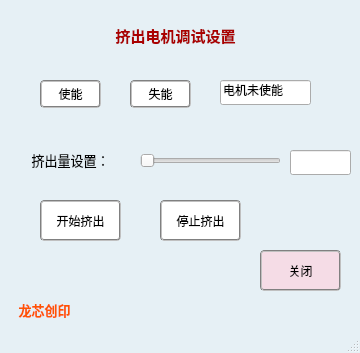
<?xml version="1.0" encoding="UTF-8"?>
<ui version="4.0">
 <class>E_window</class>
 <widget class="QMainWindow" name="E_window">
  <property name="geometry">
   <rect>
    <x>0</x>
    <y>0</y>
    <width>360</width>
    <height>353</height>
   </rect>
  </property>
  <property name="windowTitle">
   <string>MainWindow</string>
  </property>
  <property name="styleSheet">
   <string notr="true">#E_window{background-color: rgb(230, 240, 245);}</string>
  </property>
  <widget class="QWidget" name="centralwidget">
   <widget class="QPushButton" name="pushButton">
    <property name="geometry">
     <rect>
      <x>260</x>
      <y>250</y>
      <width>81</width>
      <height>41</height>
     </rect>
    </property>
    <property name="styleSheet">
     <string notr="true">border:2px groove gray;border-radius:
4px;padding:2px 4px;
background-color: rgb(245, 220, 230);</string>
    </property>
    <property name="text">
     <string>关闭</string>
    </property>
   </widget>
   <widget class="QLineEdit" name="lineEdit">
    <property name="geometry">
     <rect>
      <x>290</x>
      <y>150</y>
      <width>61</width>
      <height>25</height>
     </rect>
    </property>
   </widget>
   <widget class="QLabel" name="label">
    <property name="geometry">
     <rect>
      <x>20</x>
      <y>150</y>
      <width>101</width>
      <height>21</height>
     </rect>
    </property>
    <property name="font">
     <font>
      <family>微软雅黑</family>
     </font>
    </property>
    <property name="text">
     <string>&lt;html&gt;&lt;head/&gt;&lt;body&gt;&lt;p align=&quot;center&quot;&gt;&lt;span style=&quot; font-size:10pt; color:#000000;&quot;&gt;挤出量设置：&lt;/span&gt;&lt;/p&gt;&lt;/body&gt;&lt;/html&gt;</string>
    </property>
   </widget>
   <widget class="QLabel" name="label_4">
    <property name="geometry">
     <rect>
      <x>100</x>
      <y>10</y>
      <width>151</width>
      <height>51</height>
     </rect>
    </property>
    <property name="font">
     <font>
      <family>黑体</family>
     </font>
    </property>
    <property name="text">
     <string>&lt;html&gt;&lt;head/&gt;&lt;body&gt;&lt;p align=&quot;center&quot;&gt;&lt;span style=&quot; font-size:11pt; font-weight:700; color:#aa0000;&quot;&gt;挤出电机调试设置&lt;/span&gt;&lt;/p&gt;&lt;/body&gt;&lt;/html&gt;</string>
    </property>
   </widget>
   <widget class="QPushButton" name="get_button">
    <property name="geometry">
     <rect>
      <x>40</x>
      <y>80</y>
      <width>61</width>
      <height>28</height>
     </rect>
    </property>
    <property name="styleSheet">
     <string notr="true">border:2px groove gray;border-radius:
4px;padding:2px 4px;
background-color: rgb(255, 255, 255);</string>
    </property>
    <property name="text">
     <string>使能</string>
    </property>
   </widget>
   <widget class="QSlider" name="horizontalSlider">
    <property name="geometry">
     <rect>
      <x>140</x>
      <y>150</y>
      <width>141</width>
      <height>22</height>
     </rect>
    </property>
    <property name="maximum">
     <number>1000</number>
    </property>
    <property name="pageStep">
     <number>100</number>
    </property>
    <property name="orientation">
     <enum>Qt::Horizontal</enum>
    </property>
   </widget>
   <widget class="QPushButton" name="reset_button">
    <property name="geometry">
     <rect>
      <x>160</x>
      <y>200</y>
      <width>81</width>
      <height>41</height>
     </rect>
    </property>
    <property name="styleSheet">
     <string notr="true">border:2px groove gray;border-radius:
4px;padding:2px 4px;
background-color: rgb(255, 255, 255);</string>
    </property>
    <property name="text">
     <string>停止挤出</string>
    </property>
   </widget>
   <widget class="QPushButton" name="lose_button">
    <property name="geometry">
     <rect>
      <x>130</x>
      <y>80</y>
      <width>61</width>
      <height>28</height>
     </rect>
    </property>
    <property name="styleSheet">
     <string notr="true">border:2px groove gray;border-radius:
4px;padding:2px 4px;
background-color: rgb(255, 255, 255);</string>
    </property>
    <property name="text">
     <string>失能</string>
    </property>
   </widget>
   <widget class="QLineEdit" name="lineEdit_2">
    <property name="geometry">
     <rect>
      <x>220</x>
      <y>80</y>
      <width>91</width>
      <height>25</height>
     </rect>
    </property>
    <property name="text">
     <string>电机未使能</string>
    </property>
   </widget>
   <widget class="QPushButton" name="pushButton_2">
    <property name="geometry">
     <rect>
      <x>40</x>
      <y>200</y>
      <width>81</width>
      <height>41</height>
     </rect>
    </property>
    <property name="styleSheet">
     <string notr="true">border:2px groove gray;border-radius:
4px;padding:2px 4px;
background-color: rgb(255, 255, 255);</string>
    </property>
    <property name="text">
     <string>开始挤出</string>
    </property>
   </widget>
   <widget class="QLabel" name="label_2">
    <property name="geometry">
     <rect>
      <x>0</x>
      <y>260</y>
      <width>81</width>
      <height>31</height>
     </rect>
    </property>
    <property name="styleSheet">
     <string notr="true">border-image: url(:/one.png);</string>
    </property>
    <property name="text">
     <string/>
    </property>
   </widget>
   <widget class="QLabel" name="label_3">
    <property name="geometry">
     <rect>
      <x>10</x>
      <y>300</y>
      <width>69</width>
      <height>19</height>
     </rect>
    </property>
    <property name="text">
     <string>&lt;html&gt;&lt;head/&gt;&lt;body&gt;&lt;p align=&quot;center&quot;&gt;&lt;span style=&quot; font-size:10pt; font-weight:700; color:#ff5500;&quot;&gt;龙芯创印&lt;/span&gt;&lt;/p&gt;&lt;/body&gt;&lt;/html&gt;</string>
    </property>
   </widget>
  </widget>
  <widget class="QMenuBar" name="menubar">
   <property name="geometry">
    <rect>
     <x>0</x>
     <y>0</y>
     <width>360</width>
     <height>25</height>
    </rect>
   </property>
  </widget>
  <widget class="QStatusBar" name="statusbar"/>
 </widget>
 <resources/>
 <connections/>
</ui>
